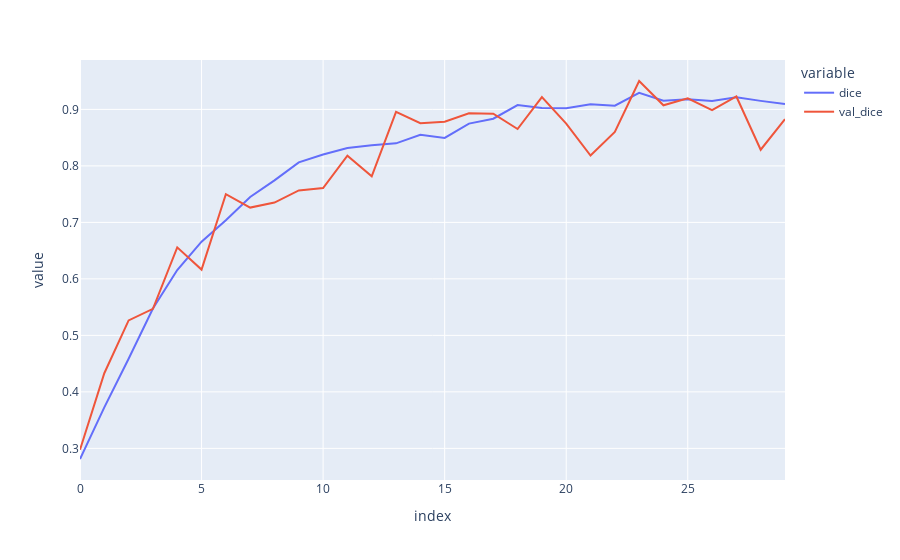

The cell this chart's notebook holds for it:
### Code cell
fig = px.line({'dice': train_history['dice'], 'val_dice': val_history['dice']})
fig.show()

### Figure 1 — Plotly figure (JSON) as saved in the notebook; plotly's stock layout.template omitted (floating-point values rounded to 4 significant figures)
{"data": [{"hovertemplate": "variable=dice<br>index=%{x}<br>value=%{y}<extra></extra>", "legendgroup": "dice", "line": {"color": "#636efa", "dash": "solid"}, "marker": {"symbol": "circle"}, "mode": "lines", "name": "dice", "orientation": "v", "showlegend": true, "type": "scatter", "x": [0, 1, 2, 3, 4, 5, 6, 7, 8, 9, 10, 11, 12, 13, 14, 15, 16, 17, 18, 19, 20, 21, 22, 23, 24, 25, 26, 27, 28, 29], "xaxis": "x", "y": [0.2812, 0.3725, 0.4586, 0.5474, 0.6156, 0.6659, 0.7038, 0.745, 0.7744, 0.8062, 0.82, 0.8317, 0.8364, 0.8399, 0.8551, 0.8495, 0.8748, 0.8835, 0.9076, 0.9025, 0.9021, 0.909, 0.9066, 0.9291, 0.9152, 0.9181, 0.9148, 0.9213, 0.9151, 0.9096], "yaxis": "y"}, {"hovertemplate": "variable=val_dice<br>index=%{x}<br>value=%{y}<extra></extra>", "legendgroup": "val_dice", "line": {"color": "#EF553B", "dash": "solid"}, "marker": {"symbol": "circle"}, "mode": "lines", "name": "val_dice", "orientation": "v", "showlegend": true, "type": "scatter", "x": [0, 1, 2, 3, 4, 5, 6, 7, 8, 9, 10, 11, 12, 13, 14, 15, 16, 17, 18, 19, 20, 21, 22, 23, 24, 25, 26, 27, 28, 29], "xaxis": "x", "y": [0.2976, 0.433, 0.5265, 0.5469, 0.6558, 0.6164, 0.7499, 0.7262, 0.7351, 0.7566, 0.7608, 0.8181, 0.7815, 0.8955, 0.8755, 0.8783, 0.893, 0.8924, 0.8652, 0.9218, 0.8748, 0.8183, 0.8602, 0.9502, 0.9072, 0.9196, 0.8989, 0.9228, 0.8286, 0.8827], "yaxis": "y"}], "layout": {"legend": {"title": {"text": "variable"}, "tracegroupgap": 0}, "margin": {"t": 60}, "xaxis": {"anchor": "y", "domain": [0, 1], "title": {"text": "index"}}, "yaxis": {"anchor": "x", "domain": [0, 1], "title": {"text": "value"}}}}
